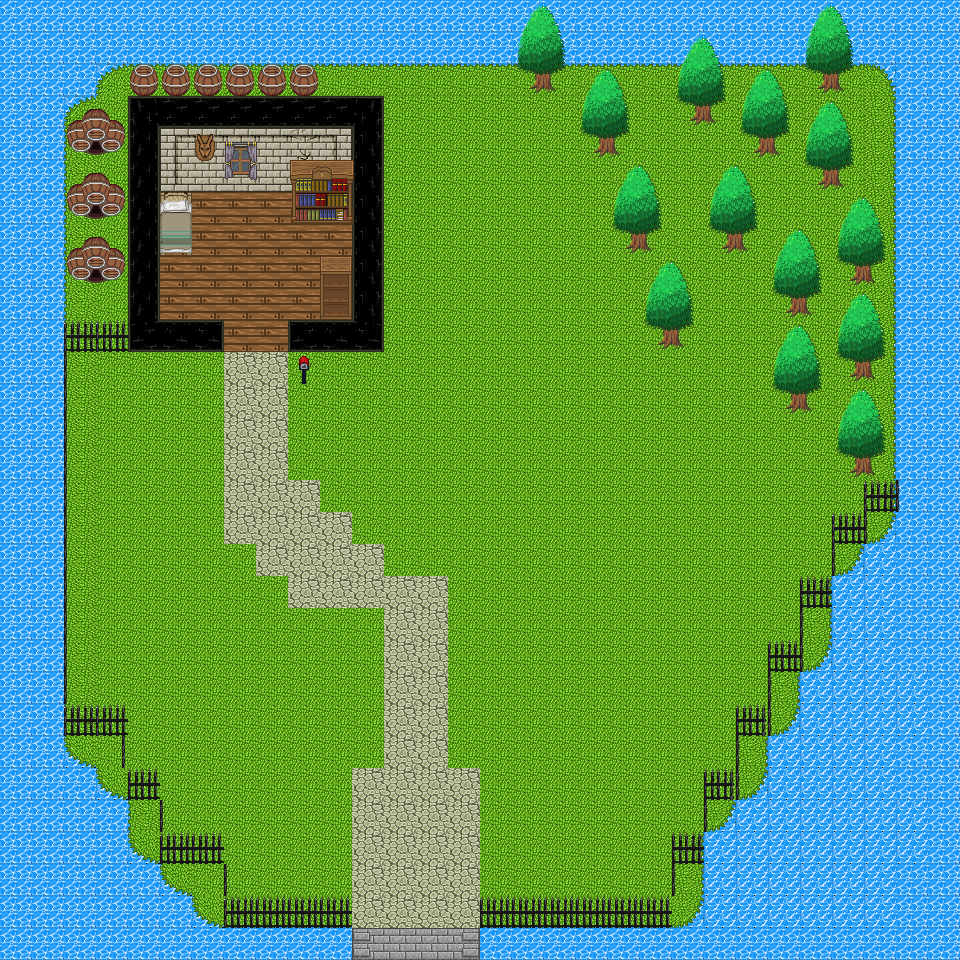

Rendered tile map (Tiled .tmx) drawn with the repository's tilesets; below, a short description and the full map source, tile grids included:
An orthogonal 30x30 tile map with 32x32 px tiles, 2 tile layers (background, Слой тайлов 2) and 7 objects (yas).

<map version="1.5" tiledversion="1.7.2" orientation="orthogonal" renderorder="right-down" width="30" height="30" tilewidth="32" tileheight="32" infinite="0" nextlayerid="15" nextobjectid="31">
 <tileset firstgid="1" source="test.tsx" />
 <layer id="1" name="background" width="30" height="30">
  <data encoding="csv">
101,101,101,101,101,101,101,101,101,101,101,101,101,101,101,101,101,101,101,101,101,101,101,101,101,101,101,101,101,101,
101,101,101,101,101,101,101,101,101,101,101,101,101,101,101,101,101,101,101,101,101,101,101,101,101,101,101,101,101,101,
101,101,101,246,247,247,247,247,247,247,247,247,247,247,247,247,247,247,247,247,247,247,247,247,247,247,247,248,101,101,
101,101,246,30,903,904,905,906,907,908,909,910,30,30,30,30,30,30,30,30,30,30,30,30,30,30,30,283,101,101,
101,101,281,30,938,939,940,941,942,943,944,945,30,30,30,30,30,30,30,30,30,30,30,30,30,30,30,283,101,101,
101,101,281,30,973,974,975,976,977,978,979,980,30,30,30,30,30,30,30,30,30,30,30,30,30,30,30,283,101,101,
101,101,281,30,1008,1009,300,300,300,1013,1014,1015,30,30,30,30,30,30,30,30,30,30,30,30,30,30,30,283,101,101,
101,101,281,30,1043,1044,300,300,300,300,300,1050,30,30,30,30,30,30,30,30,30,30,30,30,30,30,30,283,101,101,
101,101,281,30,1078,300,300,300,300,300,1084,1085,30,30,30,30,30,30,30,30,30,30,30,30,30,30,30,283,101,101,
101,101,281,30,1113,300,300,300,300,300,1119,1120,30,30,30,30,30,30,30,30,30,30,30,30,30,30,30,283,101,101,
101,101,281,30,1148,1149,1150,300,300,1153,1154,1155,30,30,30,30,30,30,30,30,30,30,30,30,30,30,30,283,101,101,
101,101,281,30,30,30,30,67,67,30,30,30,30,30,30,30,30,30,30,30,30,30,30,30,30,30,30,283,101,101,
101,101,281,30,30,30,30,67,67,30,30,30,30,30,30,30,30,30,30,30,30,30,30,30,30,30,30,283,101,101,
101,101,281,30,30,30,30,67,67,30,30,30,30,30,30,30,30,30,30,30,30,30,30,30,30,30,30,283,101,101,
101,101,281,30,30,30,30,67,67,30,30,30,30,30,30,30,30,30,30,30,30,30,30,30,30,30,30,283,101,101,
101,101,281,30,30,30,30,67,67,67,30,30,30,30,30,30,30,30,30,30,30,30,30,30,30,30,30,283,101,101,
101,101,281,30,30,30,30,67,67,67,67,30,30,30,30,30,30,30,30,30,30,30,30,30,30,30,30,318,101,101,
101,101,281,30,30,30,30,30,67,67,67,67,30,30,30,30,30,30,30,30,30,30,30,30,30,30,318,100,101,101,
101,101,281,30,30,30,30,30,30,67,67,67,67,67,30,30,30,30,30,30,30,30,30,30,30,283,100,100,101,101,
101,101,281,30,30,30,30,30,30,30,30,30,67,67,30,30,30,30,30,30,30,30,30,30,30,283,100,100,101,101,
101,101,281,30,30,30,30,30,30,30,30,30,67,67,30,30,30,30,30,30,30,30,30,30,30,318,100,100,101,101,
101,101,281,30,30,30,30,30,30,30,30,30,67,67,30,30,30,30,30,30,30,30,30,30,283,100,100,100,100,101,
101,101,281,30,30,30,30,30,30,30,30,30,67,67,30,30,30,30,30,30,30,30,30,30,318,100,100,100,100,101,
101,101,316,30,30,30,30,30,30,30,30,30,67,67,30,30,30,30,30,30,30,30,30,283,100,100,100,100,101,101,
101,101,101,316,30,30,30,30,30,30,30,67,67,67,67,30,30,30,30,30,30,30,30,318,100,100,100,100,101,101,
101,101,101,101,281,30,30,30,30,30,30,67,67,67,67,30,30,30,30,30,30,30,318,100,100,100,100,100,100,101,
101,101,101,101,316,30,30,30,30,30,30,67,67,67,67,30,30,30,30,30,30,283,100,100,100,100,100,100,100,101,
101,101,101,101,101,316,30,30,30,30,30,67,67,67,67,30,30,30,30,30,30,283,100,100,100,100,100,100,101,101,
101,101,101,101,101,101,316,317,317,317,317,67,67,67,67,317,317,317,317,317,317,318,100,100,100,100,100,100,101,101,
101,101,101,101,101,101,101,101,101,101,101,227,228,228,229,101,101,101,101,101,101,101,101,101,101,101,101,101,101,101
</data>
 </layer>
 <layer id="2" name="Слой тайлов 2" width="30" height="30">
  <data encoding="csv">
0,0,0,0,0,0,0,0,0,0,0,0,0,0,0,0,322,323,0,0,0,0,0,0,0,322,323,0,0,0,
0,0,0,0,0,0,0,0,0,0,0,0,0,0,0,0,357,358,0,0,0,322,323,0,0,357,358,0,0,0,
0,0,0,0,4,4,4,4,4,4,0,0,0,0,0,0,392,393,322,323,0,357,358,322,323,392,393,0,0,0,
0,0,144,145,0,0,0,0,0,0,0,0,0,0,0,0,0,0,357,358,0,392,393,357,358,322,323,0,0,0,
0,0,179,180,0,0,0,0,0,0,0,0,0,0,0,0,0,0,392,393,0,0,0,392,393,357,358,0,0,0,
0,0,144,145,0,0,0,0,0,0,0,0,0,0,0,0,0,0,0,322,323,0,322,323,0,392,393,0,0,0,
0,0,179,180,0,0,0,0,0,0,0,0,0,0,0,0,0,0,0,357,358,0,357,358,0,0,322,323,0,0,
0,0,144,145,0,0,0,0,0,0,0,0,0,0,0,0,0,0,0,392,393,0,392,393,322,323,357,358,0,0,
0,0,179,180,0,0,0,0,0,0,0,0,0,0,0,0,0,0,0,0,322,323,0,0,357,358,392,393,0,0,
0,0,0,0,0,0,0,0,0,0,0,0,0,0,0,0,0,0,0,0,357,358,0,0,392,393,322,323,0,0,
0,0,254,254,0,0,0,0,0,0,0,0,0,0,0,0,0,0,0,0,392,393,0,0,322,323,357,358,0,0,
0,0,289,0,0,0,0,0,0,1023,0,0,0,0,0,0,0,0,0,0,0,0,0,0,357,358,392,393,0,0,
0,0,289,0,0,0,0,0,0,0,0,0,0,0,0,0,0,0,0,0,0,0,0,0,392,393,322,323,0,0,
0,0,289,0,0,0,0,0,0,0,0,0,0,0,0,0,0,0,0,0,0,0,0,0,0,0,357,358,0,0,
0,0,289,0,0,0,0,0,0,0,0,0,0,0,0,0,0,0,0,0,0,0,0,0,0,0,392,393,0,0,
0,0,289,0,0,0,0,0,0,0,0,0,0,0,0,0,0,0,0,0,0,0,0,0,0,0,0,254,289,0,
0,0,289,0,0,0,0,0,0,0,0,0,0,0,0,0,0,0,0,0,0,0,0,0,0,0,254,289,0,0,
0,0,289,0,0,0,0,0,0,0,0,0,0,0,0,0,0,0,0,0,0,0,0,0,0,0,289,0,0,0,
0,0,289,0,0,0,0,0,0,0,0,0,0,0,0,0,0,0,0,0,0,0,0,0,0,255,0,0,0,0,
0,0,289,0,0,0,0,0,0,0,0,0,0,0,0,0,0,0,0,0,0,0,0,0,0,289,0,0,0,0,
0,0,289,0,0,0,0,0,0,0,0,0,0,0,0,0,0,0,0,0,0,0,0,0,255,289,0,0,0,0,
0,0,289,0,0,0,0,0,0,0,0,0,0,0,0,0,0,0,0,0,0,0,0,0,289,0,0,0,0,0,
0,0,254,254,0,0,0,0,0,0,0,0,0,0,0,0,0,0,0,0,0,0,0,256,289,0,0,0,0,0,
0,0,0,291,0,0,0,0,0,0,0,0,0,0,0,0,0,0,0,0,0,0,0,289,0,0,0,0,0,0,
0,0,0,0,255,0,0,0,0,0,0,0,0,0,0,0,0,0,0,0,0,0,256,289,0,0,0,0,0,0,
0,0,0,0,0,289,0,0,0,0,0,0,0,0,0,0,0,0,0,0,0,0,289,0,0,0,0,0,0,0,
0,0,0,0,0,325,325,0,0,0,0,0,0,0,0,0,0,0,0,0,0,255,0,0,0,0,0,0,0,0,
0,0,0,0,0,0,0,289,0,0,0,0,0,0,0,0,0,0,0,0,0,289,0,0,0,0,0,0,0,0,
0,0,0,0,0,0,0,254,255,255,255,0,0,0,0,255,255,255,255,255,255,0,0,0,0,0,0,0,0,0,
0,0,0,0,0,0,0,0,0,0,0,0,0,0,0,0,0,0,0,0,0,0,0,0,0,0,0,0,0,0
</data>
 </layer>
 <objectgroup id="3" name="Слой объектов 1">
  <object id="1" name="yas" x="288" y="352" width="32" height="32">
   <properties>
    <property name="text" value="&lt;p&gt;Мой почтовый ящик.&lt;/p&gt;&lt;p&gt;Он пуст.&lt;/p&gt;" />
   </properties>
  </object>
  <object id="25" x="288" y="352" width="32" height="32">
   <properties>
    <property name="text" value="&lt;p&gt;Мой почтовый ящик.&lt;/p&gt;&lt;p&gt;Он пуст.&lt;/p&gt;" />
   </properties>
  </object>
  <object id="22" x="160" y="192" width="32" height="32">
   <properties>
    <property name="text" value="Кровать." />
   </properties>
  </object>
  <object id="26" x="160" y="224" width="32" height="32">
   <properties>
    <property name="text" value="Кровать." />
   </properties>
  </object>
  <object id="27" x="320" y="192" width="32" height="32" />
  <object id="29" x="320" y="192" width="32" height="32">
   <properties>
    <property name="text" value="&lt;p&gt;Книжная полка.&lt;/p&gt;&lt;p&gt;На одной из книг написано: &lt;i&gt;&quot;232° по Цельсию&quot;&lt;/i&gt;&lt;/p&gt;" />
   </properties>
  </object>
  <object id="30" x="288" y="192" width="32" height="32">
   <properties>
    <property name="text" value="&lt;p&gt;Книжная полка.&lt;/p&gt;&lt;p&gt;На одной из книг написано: &quot;232° по Цельсию&quot; &lt;/p&gt;" />
   </properties>
  </object>
 </objectgroup>
</map>